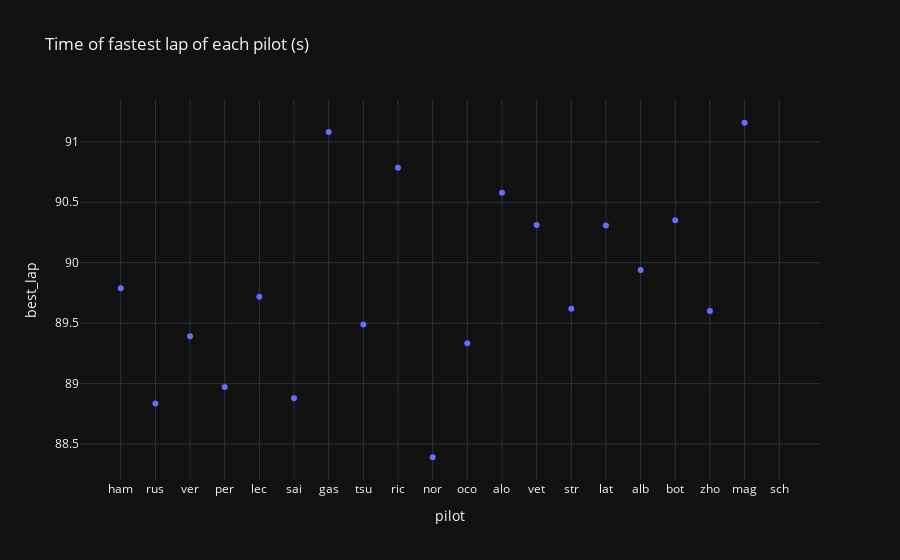

Write notebook code for a chart like this one.
### Markdown cell above
## Pilot Comparison part
Here we will just compare the data of each pilot visually

### Code cell
px.scatter(df, x="pilot", y="best_lap", title="Time of fastest lap of each pilot (s)", template="plotly_dark")

### Figure 1 — Plotly figure (JSON) as saved in the notebook; plotly's stock layout.template omitted (floating-point values rounded to 4 significant figures)
{"data": [{"hovertemplate": "pilot=%{x}<br>best_lap=%{y}<extra></extra>", "legendgroup": "", "marker": {"color": "#636efa", "symbol": "circle"}, "mode": "markers", "name": "", "orientation": "v", "showlegend": false, "type": "scatter", "x": ["ham", "rus", "ver", "per", "lec", "sai", "gas", "tsu", "ric", "nor", "oco", "alo", "vet", "str", "lat", "alb", "bot", "zho", "mag", "sch"], "xaxis": "x", "y": [89.79, 88.84, 89.39, 88.97, 89.72, 88.88, 91.08, 89.49, 90.78, 88.39, 89.33, 90.58, 90.31, 89.62, 90.31, 89.94, 90.35, 89.6, 91.16, null], "yaxis": "y"}], "layout": {"legend": {"tracegroupgap": 0}, "title": {"text": "Time of fastest lap of each pilot (s)"}, "xaxis": {"anchor": "y", "domain": [0, 1], "title": {"text": "pilot"}}, "yaxis": {"anchor": "x", "domain": [0, 1], "title": {"text": "best_lap"}}}}
